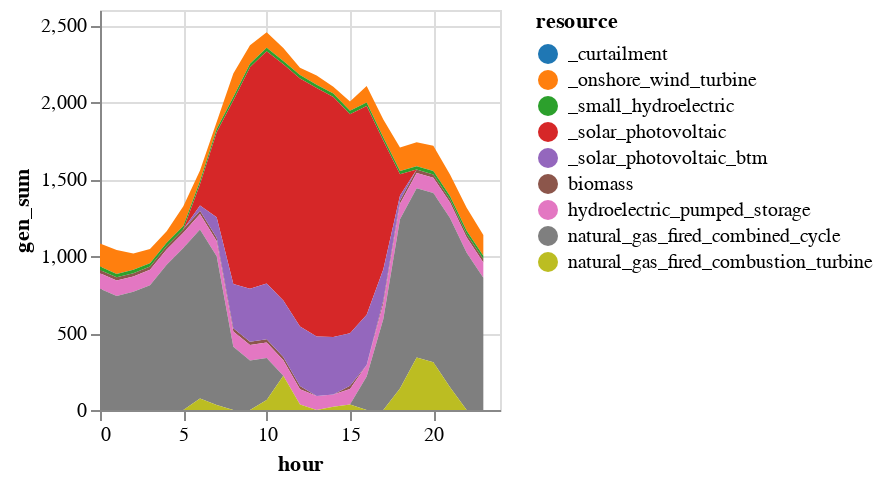

Write notebook code for a chart like this one.
### Code cell
# Add in BTM solar and curtailment and plot results

sol_gen = innerjoin(solution.gen, 
                    gen_df[!, [:r_id, :resource]], 
                    on = :r_id)
sol_gen = combine(groupby(sol_gen, [:resource, :hour]), 
            :gen => sum)

# Rename generators (for plotting purposes)
sol_gen[sol_gen.resource .== "solar_photovoltaic", :resource] .= "_solar_photovoltaic"
sol_gen[sol_gen.resource .== "onshore_wind_turbine", :resource] .= "_onshore_wind_turbine"
sol_gen[sol_gen.resource .== "small_hydroelectric", :resource] .= "_small_hydroelectric"

# BTM solar
btm = DataFrame(resource = repeat(["_solar_photovoltaic_btm"]; outer=length(T_period)), 
    hour = T_period,
    gen_sum = gen_variable_multi[gen_variable_multi.gen_full .== "wec_sdge_solar_photovoltaic_1.0",:cf] * 600)
append!(sol_gen, btm)

# Curtailment
curtail = combine(groupby(solution.curtail, [:hour]),
            :curt => sum)
curtail[!, :resource] .= "_curtailment"
rename!(curtail, :curt_sum => :gen_sum)
append!(sol_gen, curtail[:,[:resource, :hour, :gen_sum]])

# Rescale hours
sol_gen.hour = sol_gen.hour .- T_period[1]

sol_gen |>
@vlplot(:area, 
    x=:hour, y={:gen_sum, stack=:zero}, 
    color={"resource:n", scale={scheme="category10"}})

### Figure 1 — Vega specification as saved in the notebook (floating-point values rounded to 4 significant figures; data arrays with more than 128 entries replaced by an {"elided": "..."} marker saying what was removed)
{"$schema": "https://vega.github.io/schema/vega/v5.json", "axes": [{"aria": false, "domain": false, "grid": true, "gridScale": "y", "labels": false, "maxExtent": 0, "minExtent": 0, "orient": "bottom", "scale": "x", "tickCount": {"signal": "ceil(width/40)"}, "ticks": false, "zindex": 0}, {"aria": false, "domain": false, "grid": true, "gridScale": "x", "labels": false, "maxExtent": 0, "minExtent": 0, "orient": "left", "scale": "y", "tickCount": {"signal": "ceil(height/40)"}, "ticks": false, "zindex": 0}, {"grid": false, "labelFlush": true, "labelOverlap": true, "orient": "bottom", "scale": "x", "tickCount": {"signal": "ceil(width/40)"}, "title": "hour", "zindex": 0}, {"grid": false, "labelOverlap": true, "orient": "left", "scale": "y", "tickCount": {"signal": "ceil(height/40)"}, "title": "gen_sum", "zindex": 0}], "background": "white", "data": [{"name": "source_0", "values": {"elided": "216 records"}}, {"name": "data_0", "source": "source_0", "transform": [{"as": "hour", "expr": "toNumber(datum[\"hour\"])", "type": "formula"}, {"field": "gen_sum", "groupby": ["resource"], "key": "hour", "method": "value", "type": "impute", "value": 0}, {"as": ["gen_sum_start", "gen_sum_end"], "field": "gen_sum", "groupby": ["hour"], "offset": "zero", "sort": {"field": ["resource"], "order": ["descending"]}, "type": "stack"}]}], "height": 200, "legends": [{"fill": "color", "symbolType": "circle", "title": "resource"}], "marks": [{"encode": {"update": {"height": {"field": {"group": "height"}}, "width": {"field": {"group": "width"}}}}, "from": {"facet": {"data": "data_0", "groupby": ["resource"], "name": "faceted_path_main"}}, "marks": [{"encode": {"update": {"defined": {"signal": "isValid(datum[\"hour\"]) && isFinite(+datum[\"hour\"]) && isValid(datum[\"gen_sum\"]) && isFinite(+datum[\"gen_sum\"])"}, "description": {"signal": "\"hour: \" + (format(datum[\"hour\"], \"\")) + \"; gen_sum: \" + (format(datum[\"gen_sum\"], \"\")) + \"; resource: \" + (isValid(datum[\"resource\"]) ? datum[\"resource\"] : \"\"+datum[\"resource\"])"}, "fill": {"field": "resource", "scale": "color"}, "orient": {"value": "vertical"}, "x": {"field": "hour", "scale": "x"}, "y": {"field": "gen_sum_end", "scale": "y"}, "y2": {"field": "gen_sum_start", "scale": "y"}}}, "from": {"data": "faceted_path_main"}, "name": "marks", "sort": {"field": "datum[\"hour\"]"}, "style": ["area"], "type": "area"}], "name": "pathgroup", "type": "group"}], "padding": 5, "scales": [{"domain": {"data": "data_0", "field": "hour"}, "name": "x", "nice": true, "range": [0, {"signal": "width"}], "type": "linear", "zero": false}, {"domain": {"data": "data_0", "fields": ["gen_sum_start", "gen_sum_end"]}, "name": "y", "nice": true, "range": [{"signal": "height"}, 0], "type": "linear", "zero": true}, {"domain": {"data": "data_0", "field": "resource", "sort": true}, "name": "color", "range": {"scheme": "category10"}, "type": "ordinal"}], "style": "cell", "width": 200}
